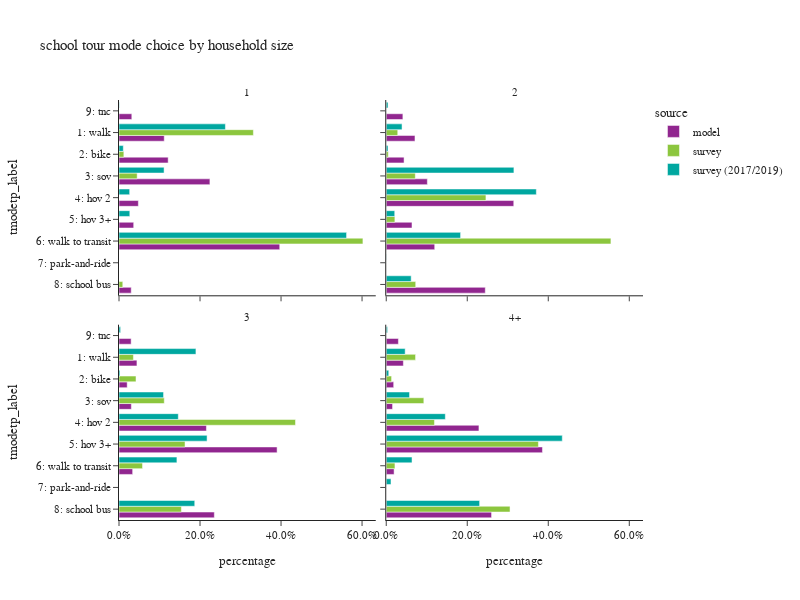

The notebook cell saved with this chart:
### Code cell
plot_mode_choice(sc_tour,"hhsize_4+",
                 {"hhsize_4+":["1","2","3","4+"],
                  "tmodetp_label":["1: walk","2: bike","3: sov","4: hov 2","5: hov 3+","6: walk to transit",
                                   "7: park-and-ride","8: school bus","9: other–survey only"]},
                 "household size",2,600)

### Figure 1 — Plotly figure (JSON) as saved in the notebook; plotly's stock layout.template omitted (floating-point values rounded to 4 significant figures)
{"data": [{"alignmentgroup": "True", "customdata": [[311], [338], [625], [133], [101], [1105], [84], [88]], "hovertemplate": "source=model<br>hhsize_4+=1<br>percentage=%{x}<br>tmodetp_label=%{y}<br>sample count=%{customdata[0]}<extra></extra>", "legendgroup": "model", "marker": {"color": "#91268F", "pattern": {"shape": ""}}, "name": "model", "offsetgroup": "model", "orientation": "h", "showlegend": true, "textposition": "auto", "type": "bar", "x": [0.1117, 0.1214, 0.2244, 0.04776, 0.03627, 0.3968, 0.03016, 0.0316], "xaxis": "x3", "y": ["1: walk", "2: bike", "3: sov", "4: hov 2", "5: hov 3+", "6: walk to transit", "8: school bus", "9: tnc"], "yaxis": "y3"}, {"alignmentgroup": "True", "customdata": [[1884], [1168], [2695], [8359], [1688], [3177], [6492], [1091]], "hovertemplate": "source=model<br>hhsize_4+=2<br>percentage=%{x}<br>tmodetp_label=%{y}<br>sample count=%{customdata[0]}<extra></extra>", "legendgroup": "model", "marker": {"color": "#91268F", "pattern": {"shape": ""}}, "name": "model", "offsetgroup": "model", "orientation": "h", "showlegend": false, "textposition": "auto", "type": "bar", "x": [0.07095, 0.04399, 0.1015, 0.3148, 0.06357, 0.1196, 0.2445, 0.04109], "xaxis": "x4", "y": ["1: walk", "2: bike", "3: sov", "4: hov 2", "5: hov 3+", "6: walk to transit", "8: school bus", "9: tnc"], "yaxis": "y4"}, {"alignmentgroup": "True", "customdata": [[4602], [2102], [3168], [22436], [40573], [3504], [24466], [3114]], "hovertemplate": "source=model<br>hhsize_4+=3<br>percentage=%{x}<br>tmodetp_label=%{y}<br>sample count=%{customdata[0]}<extra></extra>", "legendgroup": "model", "marker": {"color": "#91268F", "pattern": {"shape": ""}}, "name": "model", "offsetgroup": "model", "orientation": "h", "showlegend": false, "textposition": "auto", "type": "bar", "x": [0.04426, 0.02022, 0.03047, 0.2158, 0.3903, 0.0337, 0.2353, 0.02995], "xaxis": "x", "y": ["1: walk", "2: bike", "3: sov", "4: hov 2", "5: hov 3+", "6: walk to transit", "8: school bus", "9: tnc"], "yaxis": "y"}, {"alignmentgroup": "True", "customdata": [[18654], [8109], [6878], [101000], [170212], [8549], [114759], [13239]], "hovertemplate": "source=model<br>hhsize_4+=4+<br>percentage=%{x}<br>tmodetp_label=%{y}<br>sample count=%{customdata[0]}<extra></extra>", "legendgroup": "model", "marker": {"color": "#91268F", "pattern": {"shape": ""}}, "name": "model", "offsetgroup": "model", "orientation": "h", "showlegend": false, "textposition": "auto", "type": "bar", "x": [0.04226, 0.01837, 0.01558, 0.2288, 0.3856, 0.01937, 0.26, 0.02999], "xaxis": "x2", "y": ["1: walk", "2: bike", "3: sov", "4: hov 2", "5: hov 3+", "6: walk to transit", "8: school bus", "9: tnc"], "yaxis": "y2"}, {"alignmentgroup": "True", "customdata": [[7], [1], [3], [9], [1]], "hovertemplate": "source=survey<br>hhsize_4+=1<br>percentage=%{x}<br>tmodetp_label=%{y}<br>sample count=%{customdata[0]}<extra></extra>", "legendgroup": "survey", "marker": {"color": "#8CC63E", "pattern": {"shape": ""}}, "name": "survey", "offsetgroup": "survey", "orientation": "h", "showlegend": true, "textposition": "auto", "type": "bar", "x": [0.3317, 0.01197, 0.04482, 0.6021, 0.009331], "xaxis": "x3", "y": ["1: walk", "2: bike", "3: sov", "6: walk to transit", "8: school bus"], "yaxis": "y3"}, {"alignmentgroup": "True", "customdata": [[4], [2], [8], [6], [2], [6], [5]], "hovertemplate": "source=survey<br>hhsize_4+=2<br>percentage=%{x}<br>tmodetp_label=%{y}<br>sample count=%{customdata[0]}<extra></extra>", "legendgroup": "survey", "marker": {"color": "#8CC63E", "pattern": {"shape": ""}}, "name": "survey", "offsetgroup": "survey", "orientation": "h", "showlegend": false, "textposition": "auto", "type": "bar", "x": [0.02839, 0.004995, 0.07175, 0.2461, 0.02136, 0.5547, 0.07275], "xaxis": "x4", "y": ["1: walk", "2: bike", "3: sov", "4: hov 2", "5: hov 3+", "6: walk to transit", "8: school bus"], "yaxis": "y4"}, {"alignmentgroup": "True", "customdata": [[17], [10], [10], [40], [34], [13], [29]], "hovertemplate": "source=survey<br>hhsize_4+=3<br>percentage=%{x}<br>tmodetp_label=%{y}<br>sample count=%{customdata[0]}<extra></extra>", "legendgroup": "survey", "marker": {"color": "#8CC63E", "pattern": {"shape": ""}}, "name": "survey", "offsetgroup": "survey", "orientation": "h", "showlegend": false, "textposition": "auto", "type": "bar", "x": [0.03556, 0.04198, 0.1117, 0.4357, 0.163, 0.05806, 0.154], "xaxis": "x", "y": ["1: walk", "2: bike", "3: sov", "4: hov 2", "5: hov 3+", "6: walk to transit", "8: school bus"], "yaxis": "y"}, {"alignmentgroup": "True", "customdata": [[34], [11], [21], [48], [157], [18], [116]], "hovertemplate": "source=survey<br>hhsize_4+=4+<br>percentage=%{x}<br>tmodetp_label=%{y}<br>sample count=%{customdata[0]}<extra></extra>", "legendgroup": "survey", "marker": {"color": "#8CC63E", "pattern": {"shape": ""}}, "name": "survey", "offsetgroup": "survey", "orientation": "h", "showlegend": false, "textposition": "auto", "type": "bar", "x": [0.07235, 0.01317, 0.0928, 0.119, 0.3756, 0.02147, 0.3056], "xaxis": "x2", "y": ["1: walk", "2: bike", "3: sov", "4: hov 2", "5: hov 3+", "6: walk to transit", "8: school bus"], "yaxis": "y2"}, {"alignmentgroup": "True", "customdata": [[18], [3], [12], [4], [2], [33], [1]], "hovertemplate": "source=survey (2017/2019)<br>hhsize_4+=1<br>percentage=%{x}<br>tmodetp_label=%{y}<br>sample count=%{customdata[0]}<extra></extra>", "legendgroup": "survey (2017/2019)", "marker": {"color": "#00A7A0", "pattern": {"shape": ""}}, "name": "survey (2017/2019)", "offsetgroup": "survey (2017/2019)", "orientation": "h", "showlegend": true, "textposition": "auto", "type": "bar", "x": [0.2627, 0.01061, 0.1113, 0.0263, 0.0267, 0.5618, 0.0007101], "xaxis": "x3", "y": ["1: walk", "2: bike", "3: sov", "4: hov 2", "5: hov 3+", "6: walk to transit", "9: tnc"], "yaxis": "y3"}, {"alignmentgroup": "True", "customdata": [[15], [5], [33], [33], [5], [62], [1], [8], [2]], "hovertemplate": "source=survey (2017/2019)<br>hhsize_4+=2<br>percentage=%{x}<br>tmodetp_label=%{y}<br>sample count=%{customdata[0]}<extra></extra>", "legendgroup": "survey (2017/2019)", "marker": {"color": "#00A7A0", "pattern": {"shape": ""}}, "name": "survey (2017/2019)", "offsetgroup": "survey (2017/2019)", "orientation": "h", "showlegend": false, "textposition": "auto", "type": "bar", "x": [0.03901, 0.004352, 0.3152, 0.3705, 0.02095, 0.1835, 0.0005352, 0.06154, 0.004385], "xaxis": "x4", "y": ["1: walk", "2: bike", "3: sov", "4: hov 2", "5: hov 3+", "6: walk to transit", "7: park-and-ride", "8: school bus", "9: tnc"], "yaxis": "y4"}, {"alignmentgroup": "True", "customdata": [[24], [7], [13], [86], [40], [48], [43], [3]], "hovertemplate": "source=survey (2017/2019)<br>hhsize_4+=3<br>percentage=%{x}<br>tmodetp_label=%{y}<br>sample count=%{customdata[0]}<extra></extra>", "legendgroup": "survey (2017/2019)", "marker": {"color": "#00A7A0", "pattern": {"shape": ""}}, "name": "survey (2017/2019)", "offsetgroup": "survey (2017/2019)", "orientation": "h", "showlegend": false, "textposition": "auto", "type": "bar", "x": [0.1899, 0.002448, 0.11, 0.1464, 0.2174, 0.143, 0.187, 0.003962], "xaxis": "x", "y": ["1: walk", "2: bike", "3: sov", "4: hov 2", "5: hov 3+", "6: walk to transit", "8: school bus", "9: tnc"], "yaxis": "y"}, {"alignmentgroup": "True", "customdata": [[52], [16], [22], [75], [263], [51], [1], [139], [2]], "hovertemplate": "source=survey (2017/2019)<br>hhsize_4+=4+<br>percentage=%{x}<br>tmodetp_label=%{y}<br>sample count=%{customdata[0]}<extra></extra>", "legendgroup": "survey (2017/2019)", "marker": {"color": "#00A7A0", "pattern": {"shape": ""}}, "name": "survey (2017/2019)", "offsetgroup": "survey (2017/2019)", "orientation": "h", "showlegend": false, "textposition": "auto", "type": "bar", "x": [0.04672, 0.006192, 0.05752, 0.1458, 0.4346, 0.06364, 0.01173, 0.2305, 0.003272], "xaxis": "x2", "y": ["1: walk", "2: bike", "3: sov", "4: hov 2", "5: hov 3+", "6: walk to transit", "7: park-and-ride", "8: school bus", "9: tnc"], "yaxis": "y2"}], "layout": {"annotations": [{"font": {}, "showarrow": false, "text": "3", "x": 0.245, "xanchor": "center", "xref": "paper", "y": 0.465, "yanchor": "bottom", "yref": "paper"}, {"font": {}, "showarrow": false, "text": "4+", "x": 0.755, "xanchor": "center", "xref": "paper", "y": 0.465, "yanchor": "bottom", "yref": "paper"}, {"font": {}, "showarrow": false, "text": "1", "x": 0.245, "xanchor": "center", "xref": "paper", "y": 1.0, "yanchor": "bottom", "yref": "paper"}, {"font": {}, "showarrow": false, "text": "2", "x": 0.755, "xanchor": "center", "xref": "paper", "y": 1.0, "yanchor": "bottom", "yref": "paper"}], "barmode": "group", "height": 600, "legend": {"title": {"text": "source"}, "tracegroupgap": 0}, "title": {"text": "school tour mode choice by household size"}, "width": 800, "xaxis": {"anchor": "y", "domain": [0.0, 0.49], "tickformat": ".1%", "title": {"text": "percentage"}}, "xaxis2": {"anchor": "y2", "domain": [0.51, 1.0], "matches": "x", "tickformat": ".1%", "title": {"text": "percentage"}}, "xaxis3": {"anchor": "y3", "domain": [0.0, 0.49], "matches": "x", "showticklabels": false, "tickformat": ".1%"}, "xaxis4": {"anchor": "y4", "domain": [0.51, 1.0], "matches": "x", "showticklabels": false, "tickformat": ".1%"}, "yaxis": {"anchor": "x", "categoryarray": ["9: other–survey only", "8: school bus", "7: park-and-ride", "6: walk to transit", "5: hov 3+", "4: hov 2", "3: sov", "2: bike", "1: walk"], "categoryorder": "array", "domain": [0.0, 0.465], "title": {"text": "tmodetp_label"}}, "yaxis2": {"anchor": "x2", "domain": [0.0, 0.465], "matches": "y", "showticklabels": false}, "yaxis3": {"anchor": "x3", "categoryarray": ["9: other–survey only", "8: school bus", "7: park-and-ride", "6: walk to transit", "5: hov 3+", "4: hov 2", "3: sov", "2: bike", "1: walk"], "categoryorder": "array", "domain": [0.535, 1.0], "matches": "y", "title": {"text": "tmodetp_label"}}, "yaxis4": {"anchor": "x4", "domain": [0.535, 1.0], "matches": "y", "showticklabels": false}}}
